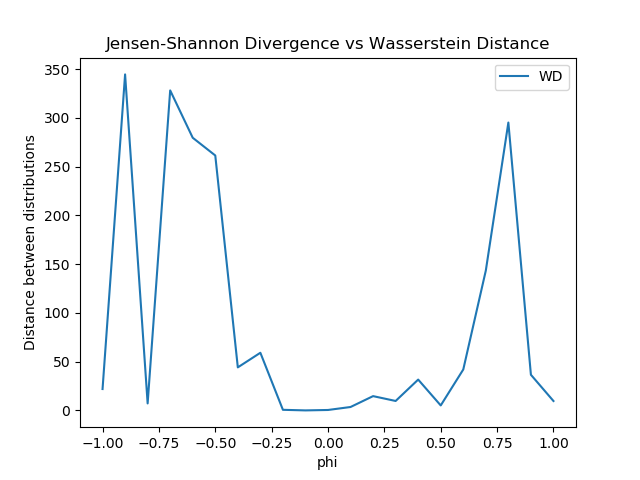

Recreate this plot in Python.
'''
This file saves a numpy array JSD vs WD as in q1.3.
Note that running matplotlib on Helios to actually plot will
lead to stack smashing errors.
'''
import sys
sys.path.append("../..")

import numpy as np
import json
import torch
import matplotlib.pyplot as plt

from assignment.samplers import distribution1
from assignment.problem1.mlp import MLP
from assignment.problem1.loss_functions import jsd_loss, wd_loss


def plot(phi, jsds, wds):
    #plt.plot(phi, jsds, label='JSD')
    plt.plot(phi, wds, label='WD')
    plt.title('Jensen-Shannon Divergence vs Wasserstein Distance')
    plt.xlabel('phi')
    plt.ylabel('Distance between distributions')
    plt.legend()
    plt.savefig('q1_3.png')
    plt.clf()


if __name__ == '__main__':
    device = torch.device('cuda' if torch.cuda.is_available() else 'cpu')

    # Let p be the distribution of (0, Z)
    p = iter(distribution1(0, 512))

    # Let q_theta be the distribution of (phi, Z)
    phi = np.linspace(-1, 1, 21)
    q_theta = {}
    for val in phi:
        q_theta[val] = iter(distribution1(val, 512))

    # Now we need to train discriminators between the fixed p and
    # all 21 of the q's.
    jsds, wds = [], []
    with open('jsd_config.json', 'r') as fp:
        jsd_config = json.load(fp)
    with open('wd_config.json', 'r') as fp:
        wd_config = json.load(fp)

    for ph, q in q_theta.items():
        print('PHI:', ph)

        # Train discriminators
        '''print('Training JSD...')
        jsd = MLP(jsd_config, device=device)
        jsd.train(p, q, loss_fn=jsd_loss, dist_type='jsd', num_epochs=400)'''

        print('Training WD...')
        wd = MLP(wd_config, device=device)
        wd.train(p, q, loss_fn=wd_loss, lr=1e-3, dist_type='wd', num_epochs=400)

        # Sample from p and q
        x = next(p)
        y = next(q)

        # Call JSD and WD predictions
        #jsd_xy = jsd.estimate_jsd(x, y).cpu().detach().numpy()
        #jsds.append(jsd_xy)
        wd_xy = wd.estimate_wd(x, y).cpu().detach().numpy()
        wds.append(wd_xy)

    # Save a numpy array for JSD and WD over all theta
    jsds = np.array(jsds)
    wds = np.array(wds)
    print('phi:', phi)
    print('jsds:', jsds)
    print('wds:', wds)
    data = np.array([phi, jsds, wds])
    np.save('q1_3.npy', data)

    plot(phi, jsds, wds)
